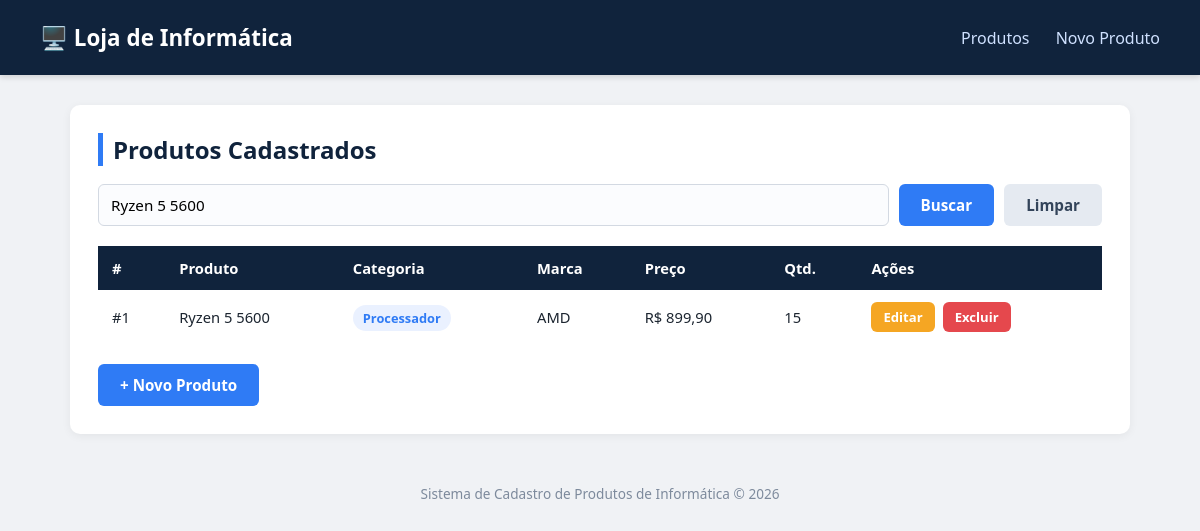
The page /index.php?busca=Ryzen 5 5600 on the database its author committed.
### tables this page shows
CREATE TABLE IF NOT EXISTS produtos (
    id INT AUTO_INCREMENT PRIMARY KEY,
    nome VARCHAR(120) NOT NULL,
    categoria_id INT NOT NULL,
    marca VARCHAR(60) NOT NULL,
    preco DECIMAL(10,2) NOT NULL DEFAULT 0.00,
    quantidade INT NOT NULL DEFAULT 0,
    descricao TEXT NULL,
    data_cadastro DATETIME NOT NULL DEFAULT CURRENT_TIMESTAMP,
    CONSTRAINT fk_produtos_categoria
        FOREIGN KEY (categoria_id) REFERENCES categorias(id)
        ON UPDATE CASCADE
        ON DELETE RESTRICT
);

CREATE TABLE IF NOT EXISTS categorias (
    id INT AUTO_INCREMENT PRIMARY KEY,
    nome VARCHAR(60) NOT NULL UNIQUE
);

### index.php (the view, shortened to what this page needs)
<?php
require_once 'config.php';
$termo = isset($_GET['busca']) ? trim($_GET['busca']) : '';
$sql = "SELECT p.*, c.nome AS categoria_nome
        FROM produtos p
        INNER JOIN categorias c ON c.id = p.categoria_id";
if ($termo !== '') {
    $sql .= " WHERE p.nome LIKE :termo OR p.marca LIKE :termo";
}
$sql .= " ORDER BY p.data_cadastro DESC";
$stmt = $pdo->prepare($sql);
if ($termo !== '') {
    $stmt->bindValue(':termo', "%$termo%");
}
$stmt->execute();
$produtos = $stmt->fetchAll();
?>
<!DOCTYPE html>
<html lang="pt-br">
<head>
    <link rel="stylesheet" href="style.css">
</head>
<body>
<header>
    <h1>🖥️ Loja de Informática</h1>
    <nav>
        <a href="index.php">Produtos</a>
        <a href="cadastrar.php">Novo Produto</a>
    </nav>
</header>
<div class="container">
    <div class="card">
        <h2>Produtos Cadastrados</h2>
        <form class="busca-form" method="get" action="index.php">
            <input type="text" name="busca" placeholder="Buscar por nome ou marca..." value="<?= htmlspecialchars($termo) ?>">
            <button type="submit" class="btn btn-primary">Buscar</button>
            <?php if ($termo !== ''): ?>
                <a href="index.php" class="btn btn-secondary">Limpar</a>
            <?php endif; ?>
        </form>
        <?php if (count($produtos) === 0): ?>
            <div class="vazio">Nenhum produto encontrado.</div>
        <?php else: ?>
            <table>
                <thead>
                    <tr>
                        <th>#</th>
                        <th>Produto</th>
                        <th>Categoria</th>
                        <th>Marca</th>
                        <th>Preço</th>
                        <th>Qtd.</th>
                        <th>Ações</th>
                    </tr>
                </thead>
                <tbody>
                <?php foreach ($produtos as $p): ?>
                    <tr>
                        <td>#<?= $p['id'] ?></td>
                        <td><?= htmlspecialchars($p['nome']) ?></td>
                        <td><span class="badge"><?= htmlspecialchars($p['categoria_nome']) ?></span></td>
                        <td><?= htmlspecialchars($p['marca']) ?></td>
                        <td>R$ <?= number_format($p['preco'], 2, ',', '.') ?></td>
                        <td><?= (int)$p['quantidade'] ?></td>
                        <td>
                            <div class="tabela-acoes">
                                <a class="btn btn-warning" href="editar.php?id=<?= $p['id'] ?>">Editar</a>
                                <a class="btn btn-danger" href="excluir.php?id=<?= $p['id'] ?>"
                                   onclick="return confirm('Deseja realmente excluir este produto?')">Excluir</a>
                            </div>
                        </td>
                    </tr>
                <?php endforeach; ?>
                </tbody>
            </table>
        <?php endif; ?>
        <div class="acoes">
            <a href="cadastrar.php" class="btn btn-primary">+ Novo Produto</a>
        </div>
    </div>
</div>
<footer>Sistema de Cadastro de Produtos de Informática &copy; <?= date('Y') ?></footer>
</body>
</html>

### style.css (style rules this page uses)
* { box-sizing: border-box; margin: 0; padding: 0; font-family: 'Segoe UI', Arial, sans-serif; }
body { background: #f0f2f5; color: #1c2530; }
header { background: #10233c; color: #fff; padding: 22px 40px; display: flex; align-items: center; justify-content: space-between; box-shadow: 0 2px 6px rgba(0,0,0,0.15); }
header h1 { font-size: 1.4rem; display: flex; align-items: center; gap: 10px; }
nav a { color: #cfe1ff; text-decoration: none; margin-left: 22px; font-weight: 500; transition: color .2s; }
.container { max-width: 1100px; margin: 30px auto; padding: 0 20px; }
.card { background: #fff; border-radius: 10px; padding: 28px; box-shadow: 0 2px 10px rgba(0,0,0,0.06); margin-bottom: 24px; }
h2 { margin-bottom: 18px; color: #10233c; border-left: 5px solid #2f7bf5; padding-left: 10px; }
input, select, textarea { width: 100%; padding: 10px 12px; border: 1px solid #d3d9e2; border-radius: 6px; font-size: 0.95rem; background: #fbfcfe; transition: border-color .2s, box-shadow .2s; }
.btn { display: inline-block; border: none; cursor: pointer; padding: 11px 22px; border-radius: 6px; font-size: 0.95rem; font-weight: 600; text-decoration: none; transition: filter .2s, transform .05s; }
.btn-primary { background: #2f7bf5; color: #fff; }
.btn-secondary { background: #e5eaf1; color: #33445a; }
.btn-danger { background: #e5484d; color: #fff; }
.btn-warning { background: #f5a623; color: #fff; }
.acoes { margin-top: 20px; display: flex; gap: 12px; }
table { width: 100%; border-collapse: collapse; }
thead { background: #10233c; color: #fff; }
th, td { padding: 12px 14px; text-align: left; font-size: 0.92rem; }
.badge { background: #eaf1ff; color: #2f7bf5; padding: 4px 10px; border-radius: 999px; font-size: 0.8rem; font-weight: 600; }
.tabela-acoes { display: flex; gap: 8px; }
.tabela-acoes .btn { padding: 6px 12px; font-size: 0.82rem; }
.busca-form { display: flex; gap: 10px; margin-bottom: 20px; }
.busca-form input { flex: 1; }
footer { text-align: center; padding: 20px; color: #7d8a9c; font-size: 0.85rem; }

### rows shown on the page
produtos: id "1", nome "Ryzen 5 5600", categoria.nome "Processador", marca "AMD", preco "899,90", quantidade "15"
